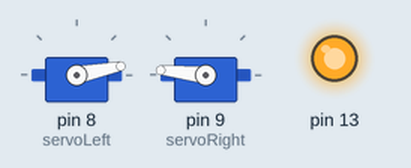
This sketch was run on a simulated Arduino Nano, built with avr-gcc and run on an emulated ATmega328P. Parts: 2 × servo, output pins drawn as LEDs (lit = HIGH).

Above: at 0.1 s.
At 5.77 s:
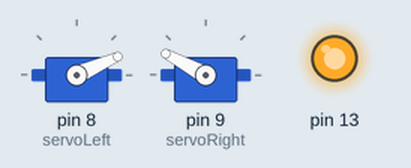
At 7.28 s:
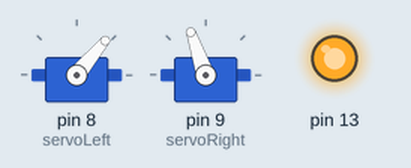
At 9.0 s:
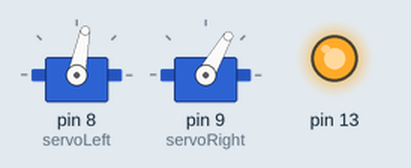
Timing chart, 0 to 10.5 s (numbered marks = the images above):
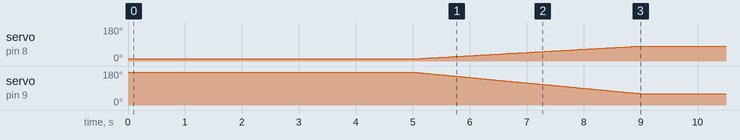

Measured:
- by itself, servo on pin 8 (servoLeft): moves from 11° to 79° over 3.9 s
- by itself, servo on pin 9 (servoRight): moves from 174° to 60° over 4.0 s

The sketch:

Ornithopter.ino
```cpp
// (licence header left out)
#include <string.h>
#include <Servo.h>

#define IBUS_MAXCHANNELS 14
#define FAILSAFELIMIT 1020    // When all the 6 channels below this value assume failsafe
#define IBUS_BUFFSIZE 32    // Max iBus packet size (2 byte header, 14 channels x 2 bytes, 2 byte checksum)
#define PITCH_FACTOR 0.3
#define PITCH_OFFSET 0.1   // set the pitch centre height
#define ROLL_FACTOR 0.4

static uint16_t rcFailsafe[IBUS_MAXCHANNELS] = {  1500, 1500, 950, 1500, 2000, 1500, 1500, 1500, 1500, 1500, 1500, 1500, 1500, 1500 };
static uint16_t rcValue[IBUS_MAXCHANNELS];
static uint16_t rcValueSafe[IBUS_MAXCHANNELS]; // read by interrupt handler. Data copied here in cli/sei block
static boolean rxFrameDone;
static boolean failsafe = 0;
unsigned long start_time;
unsigned long prev_time;
double startup_height = 1.05;   // attach wing in top position
unsigned int startup_delay = 5; // seconds
unsigned int startup_sweep_time = 4; // seconds
bool armed = false;
double fast_cycle_speed = 3.0;
double slow_cycle_speed = 0.7;
double cycle_fraction = 1.0;
bool stopping_at_half = false;
double one_over_sweep_time_and_thousand = 0.001/startup_sweep_time;
Servo servoLeft;
Servo servoRight;

// Prototypes
void setupRx();
void readRx();


void setup() {
  setupRx();
  setupServos();
}

void loop() {
  readRx();
  setServos();
  readRx(); // read receiver serial code twice, otherwise slowness of setting two servos causes buffer overrun
}

void setupServos()
{
  start_time = millis();
  prev_time = start_time;
  servoLeft.attach(8);
  servoRight.attach(9);
}

void setServoHeight(bool right_not_left, double height)
{
  // sets the servo to a height, 1.0 is total maximum, -1.0 is total minimum
  if(right_not_left)
  {
    servoRight.writeMicroseconds(1500 + height * 800);
  }
  else
  {
    servoLeft.writeMicroseconds(1500 - height * 800);
  }
}


void setServos()
{
  double pitch = ((double)rcValue[1] - 1500)*0.002; // + is stick up, - is stick down, range from -1.0 to 1.0
  double roll = ((double)rcValue[0] - 1500)*0.002;; // + is right, - is left,  range from -1.0 to 1.0
  double throttle = ((double)rcValue[2] - 1000)*0.001; // number from 0.0 to 1.0

  double left_centre = pitch * PITCH_FACTOR - roll * ROLL_FACTOR + PITCH_OFFSET;
  double right_centre = pitch * PITCH_FACTOR + roll * ROLL_FACTOR + PITCH_OFFSET;

  unsigned long now = millis();
  unsigned long time_since_start = now - start_time;
  unsigned long dt = now - prev_time;
  prev_time = now;

  if(time_since_start < startup_delay * 1000)
  {
    setServoHeight(false, startup_height);
    setServoHeight(true, startup_height);
  }
  else if(time_since_start < (startup_delay + startup_sweep_time) * 1000)
  {
    // sweep steadily from startup height to centre height
    double sweep_fraction = ((double)(time_since_start) - startup_delay * 1000) * one_over_sweep_time_and_thousand;
    double left_height = startup_height + sweep_fraction * ( left_centre - startup_height );
    double right_height = startup_height + sweep_fraction * ( right_centre - startup_height );
    setServoHeight(false, left_height);
    setServoHeight(true, right_height);
  }
  else
  {
    // out of startup
    double cycle_speed = slow_cycle_speed; // default is to go slow to end of cycle

    bool low_throttle = (throttle < 0.2);

    if(low_throttle)
    {
      armed = true;
    }
    else
    {
      if(armed)
      {
        cycle_speed = slow_cycle_speed + (fast_cycle_speed - slow_cycle_speed) * throttle;
      }
    }

     cycle_fraction += (double)dt * cycle_speed * 0.001;

     if(low_throttle)
     {
      // stop at end of cycle
      if(cycle_fraction > 1.0)
        cycle_fraction = 1.0;
      else
      {
        if(cycle_fraction < 0.52)
        {
          stopping_at_half = true;
        }

        if(stopping_at_half && cycle_fraction > 0.5)
          cycle_fraction = 1.0;  // jump to end of cycle from half cycle
      }
     }
     else
     {
        stopping_at_half = false;
        // recycle
        if(cycle_fraction >= 1.0)
        {
          cycle_fraction -= 1.0;
        }
     }

    double height = GetHeightFromFraction(cycle_fraction);
    if(throttle > 0.9)height *= 1.5;
    double left_height = left_centre + height;
    double right_height = right_centre + height;
    setServoHeight(false, left_height);
    setServoHeight(true, right_height);
  }
}

double GetHeightFromFraction(double cycle_fraction)
{
  return -0.5 * sin(cycle_fraction * 6.2831853);
}

static uint8_t ibusIndex = 0;
static uint8_t ibus[IBUS_BUFFSIZE] = {0};

void setupRx()
{
  uint8_t i;
  for (i = 0; i < IBUS_MAXCHANNELS; i++) { rcValue[i] = 1127; }
  Serial.begin(115200);

  // set up LED for serial error message
  pinMode(13, OUTPUT);
  digitalWrite(13, HIGH);  // Checksum error - turn on error LED
}

void readRx()
{
  uint8_t i;
  uint16_t chksum, rxsum;

  rxFrameDone = false;

  uint8_t avail = Serial.available();

  if (avail)
  {
    digitalWrite(4, LOW);
    uint8_t val = Serial.read();
    // Look for 0x2040 as start of packet
    if (ibusIndex == 0 && val != 0x20) {
      return;
    }
    if (ibusIndex == 1 && val != 0x40) {
      ibusIndex = 0;
      return;
    }

    if (ibusIndex < IBUS_BUFFSIZE) ibus[ibusIndex] = val;
    ibusIndex++;

    if (ibusIndex == IBUS_BUFFSIZE)
    {
      ibusIndex = 0;
      chksum = 0xFFFF;
      for (i = 0; i < 30; i++)
        chksum -= ibus[i];

      rxsum = ibus[30] + (ibus[31] << 8);
      if (chksum == rxsum)
      {
        //Unrolled loop  for 10 channels - no need to copy more than needed.
        // MODIFY IF MORE CHANNELS NEEDED
        rcValue[0] = (ibus[ 3] << 8) + ibus[ 2];
        rcValue[1] = (ibus[ 5] << 8) + ibus[ 4];
        rcValue[2] = (ibus[ 7] << 8) + ibus[ 6];
        rcValue[3] = (ibus[ 9] << 8) + ibus[ 8];
        rcValue[4] = (ibus[11] << 8) + ibus[10];
        rcValue[5] = (ibus[13] << 8) + ibus[12];
        rcValue[6] = (ibus[15] << 8) + ibus[14];
        rcValue[7] = (ibus[17] << 8) + ibus[16];
        rcValue[8] = (ibus[19] << 8) + ibus[18];
        rcValue[9] = (ibus[21] << 8) + ibus[20];
        rxFrameDone = true;
        if (rcValue[0] < FAILSAFELIMIT && rcValue[1] < FAILSAFELIMIT &&
            rcValue[2] < FAILSAFELIMIT && rcValue[3] < FAILSAFELIMIT &&
            rcValue[4] < FAILSAFELIMIT && rcValue[5] < FAILSAFELIMIT )
        {
          failsafe = 1;
          cli(); // disable interrupts
          memcpy(rcValueSafe, rcFailsafe, IBUS_MAXCHANNELS * sizeof(uint16_t));
          sei();
          digitalWrite(13, HIGH);  //  Error - turn on error LED
        }
        else
        {
          // Now we need to disable interrupts to copy 16-bit values atomicly
          // Only copy needed signals (10 channels default)
          // MODIFY IF MORE CHANNELS NEEDED
          cli(); // disable interrupts.
          rcValueSafe[0] = rcValue[0];
          rcValueSafe[1] = rcValue[1];
          rcValueSafe[2] = rcValue[2];
          rcValueSafe[3] = rcValue[3];
          rcValueSafe[4] = rcValue[4];
          rcValueSafe[5] = rcValue[5];
          rcValueSafe[6] = rcValue[6];
          rcValueSafe[7] = rcValue[7];
          rcValueSafe[8] = rcValue[8];
          rcValueSafe[9] = rcValue[9];
          sei();
          digitalWrite(13, LOW); // OK packet - Clear error LED
        }
      } else {
        digitalWrite(13, HIGH);  // Checksum error - turn on error LED
      }
      return;
    }
  }
}
```
